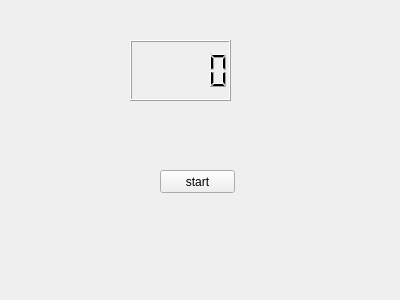
<?xml version="1.0" encoding="UTF-8"?>
<ui version="4.0">
 <class>MyWidget</class>
 <widget class="QWidget" name="MyWidget">
  <property name="geometry">
   <rect>
    <x>0</x>
    <y>0</y>
    <width>400</width>
    <height>300</height>
   </rect>
  </property>
  <property name="windowTitle">
   <string>MyWidget</string>
  </property>
  <widget class="QLCDNumber" name="lcdNumber">
   <property name="geometry">
    <rect>
     <x>130</x>
     <y>40</y>
     <width>101</width>
     <height>61</height>
    </rect>
   </property>
  </widget>
  <widget class="QPushButton" name="pushButton">
   <property name="geometry">
    <rect>
     <x>160</x>
     <y>170</y>
     <width>75</width>
     <height>23</height>
    </rect>
   </property>
   <property name="text">
    <string>start</string>
   </property>
  </widget>
 </widget>
 <layoutdefault spacing="6" margin="11"/>
 <resources/>
 <connections/>
</ui>
